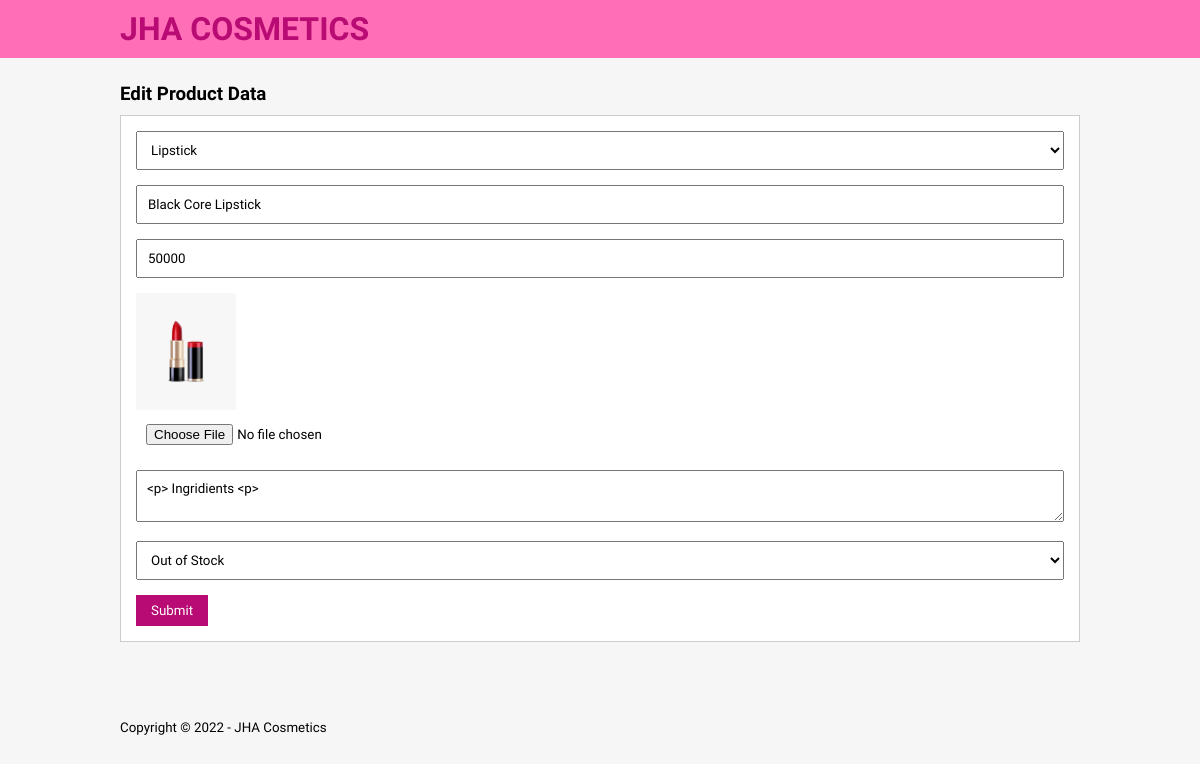
The app's page /edit-product.php?id=19 with its own data.
### tables this page shows
CREATE TABLE `tb_product` (
  `product_id` int(11) NOT NULL,
  `category_id` int(11) NOT NULL,
  `product_name` varchar(100) NOT NULL,
  `product_price` int(11) NOT NULL,
  `product_description` text NOT NULL,
  `product_image` varchar(100) NOT NULL,
  `product_status` tinyint(1) NOT NULL,
  `date_created` timestamp NOT NULL DEFAULT current_timestamp() ON UPDATE current_timestamp()
);

CREATE TABLE `tb_category` (
  `category_id` int(11) NOT NULL,
  `category_name` varchar(25) NOT NULL
);

### edit-product.php (the view, shortened to what this page needs)
<?php
	include 'config.php';
	$images = mysqli_query($conn, "SELECT * FROM tb_product WHERE product_id = '".$_GET['id']."' ");
	$p = mysqli_fetch_object($images);
?>
<!DOCTYPE html>
<html>
<head>
	<link rel="stylesheet" href="css/style.css">
</head>
<body>
	<header>
		<div class="container">
			<h1><a href="index.php">JHA COSMETICS</a></h1>
		</div>
	</header>
	<div class="section">
		<div class="container">
			<h3>Edit Product Data</h3>
			<div class="box">
				<form action="" method="POST" enctype="multipart/form-data">
					<select class="input-control" name="kategori" required>
						<?php
							$kategori = mysqli_query($conn, "SELECT * FROM tb_category ORDER BY category_id DESC");
							while($r = mysqli_fetch_array($kategori)){
						?>
						<option value="<?php echo $r['category_id'] ?>" <?php echo ($r['category_id'] == $p->category_id)? 'selected':''; ?>><?php echo $r['category_name'] ?></option>
						<?php } ?>
					</select>
					<input type="text" name="nama" class="input-control" placeholder="Product Name" value="<?php echo $p->product_name ?>" required>
					<input type="text" name="harga" class="input-control" placeholder="Price" value="<?php echo $p->product_price ?>" required>
					<img src="images/<?php echo $p->product_image ?>" width="100px">
					<input type="file" name="gambar" class="input-control">
					<textarea class="input-control" name="deskripsi" placeholder="Description"><?php echo $p->product_description ?></textarea><br>
					<select class="input-control" name="status">
						<option value="0" <?php echo ($p->product_status == 0)? 'selected':''; ?>>Out of Stock</option>
					</select>
					<input type="submit" name="submit" value="Submit" class="btn">
				</form>
			</div>
		</div>
	</div>
	<footer>
		<div class="container">
			<small>Copyright &copy; 2022 - JHA Cosmetics</small>
		</div>
	</footer>
</body>
</html>

### css/style.css (style rules this page uses)
* { padding:0; margin:0; font-family: 'Quicksand', sans-serif; }
body { background-color: #f6f6f6; }
a { color:#b80b73; text-decoration: none; }
.input-control { width:100%; padding:10px; margin-bottom: 15px; box-sizing: border-box; }
.btn { padding:8px 15px; background-color: #b80b73; color: #fff; border:none; cursor: pointer; }
header { background-color: #ff6eb6; color: #fff; }
header h1 { float: left; padding:10px 0; }
footer { padding:25px 0; }
.container { width: 80%; margin:0 auto; }
.container:after { content: ''; display: block; clear: both; }
.section { padding:25px 0; }
.box { background-color: #fff; border:1px solid #ccc; padding:15px; box-sizing: border-box; margin:10px 0 25px 0; }
.box:after { content: ''; display: block; clear: both; }

### records on screen
tb_product: kategori "Lipstick", nama "Black Core Lipstick", harga "50000", product_image (picture), deskripsi "<p> Ingridients <p>", status "Out of Stock"
